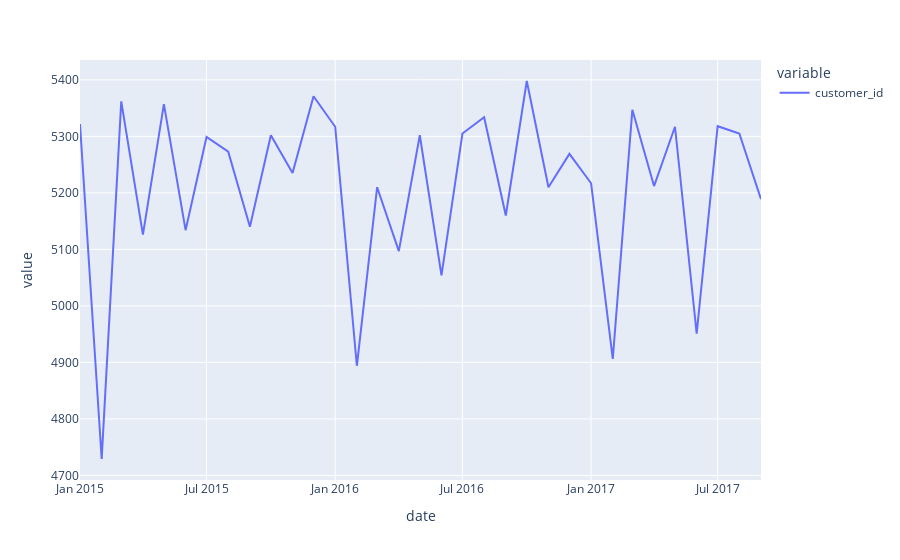

The notebook cell saved with this chart:
### Code cell
fig = px.line(data_frame=time_series)
fig.show()

### Figure 1 — Plotly figure (JSON) as saved in the notebook; plotly's stock layout.template omitted (floating-point values rounded to 4 significant figures)
{"data": [{"hovertemplate": "variable=customer_id<br>date=%{x}<br>value=%{y}<extra></extra>", "legendgroup": "customer_id", "line": {"color": "#636efa", "dash": "solid"}, "marker": {"symbol": "circle"}, "mode": "lines", "name": "customer_id", "orientation": "v", "showlegend": true, "type": "scatter", "x": ["2015-01-01T00:00:00", "2015-02-01T00:00:00", "2015-03-01T00:00:00", "2015-04-01T00:00:00", "2015-05-01T00:00:00", "2015-06-01T00:00:00", "2015-07-01T00:00:00", "2015-08-01T00:00:00", "2015-09-01T00:00:00", "2015-10-01T00:00:00", "2015-11-01T00:00:00", "2015-12-01T00:00:00", "2016-01-01T00:00:00", "2016-02-01T00:00:00", "2016-03-01T00:00:00", "2016-04-01T00:00:00", "2016-05-01T00:00:00", "2016-06-01T00:00:00", "2016-07-01T00:00:00", "2016-08-01T00:00:00", "2016-09-01T00:00:00", "2016-10-01T00:00:00", "2016-11-01T00:00:00", "2016-12-01T00:00:00", "2017-01-01T00:00:00", "2017-02-01T00:00:00", "2017-03-01T00:00:00", "2017-04-01T00:00:00", "2017-05-01T00:00:00", "2017-06-01T00:00:00", "2017-07-01T00:00:00", "2017-08-01T00:00:00", "2017-09-01T00:00:00"], "xaxis": "x", "y": [5322, 4729, 5362, 5126, 5357, 5134, 5299, 5273, 5140, 5302, 5235, 5371, 5317, 4894, 5210, 5097, 5302, 5054, 5305, 5334, 5160, 5398, 5210, 5269, 5217, 4906, 5347, 5212, 5317, 4951, 5318, 5305, 5189], "yaxis": "y"}], "layout": {"legend": {"title": {"text": "variable"}, "tracegroupgap": 0}, "margin": {"t": 60}, "xaxis": {"anchor": "y", "domain": [0, 1], "title": {"text": "date"}}, "yaxis": {"anchor": "x", "domain": [0, 1], "title": {"text": "value"}}}}
